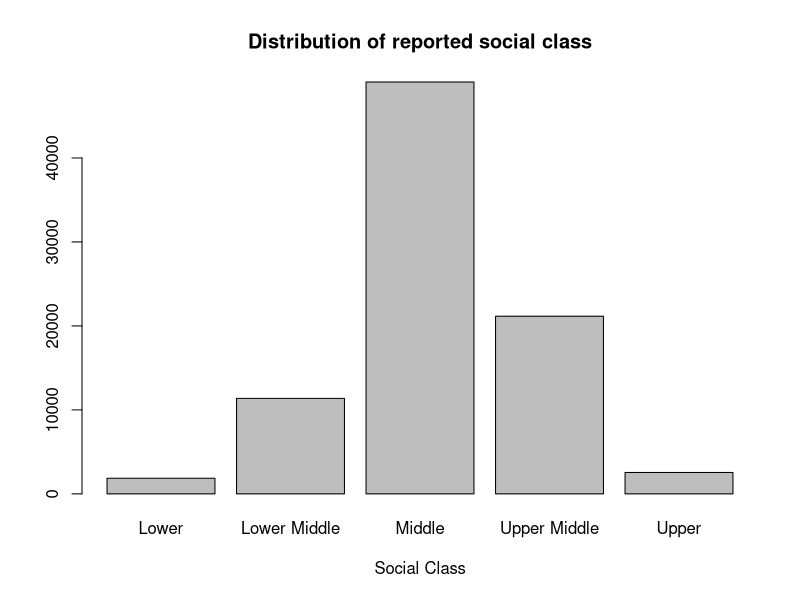
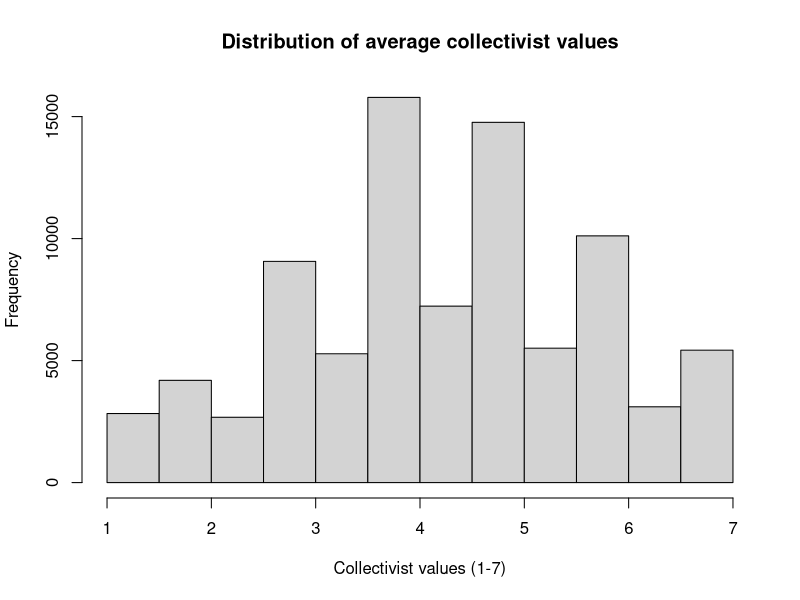
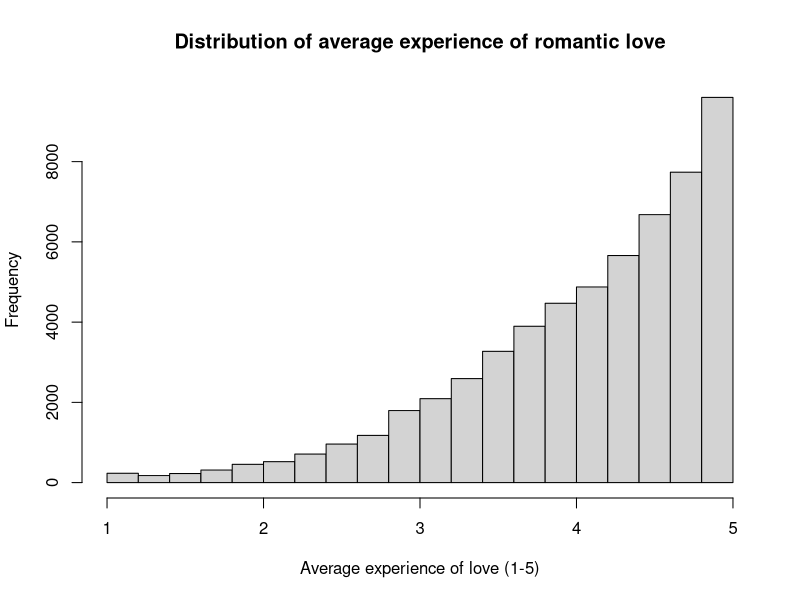
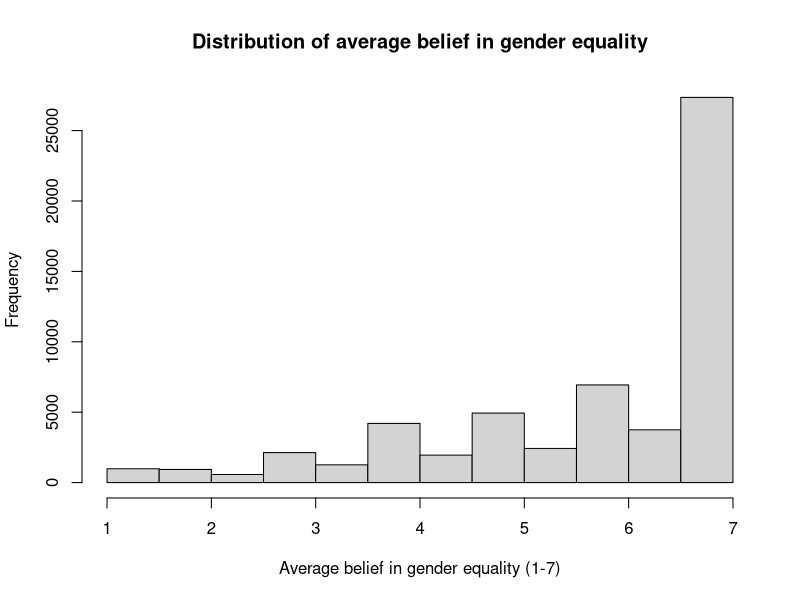

Write R code to recreate these figures, in order. (Note: this script raises an error after producing the figures.)
## ---- chunk 1
# Open the project's .Rproj file before running chunks.
# Install psych once in the Console if needed: install.packages("psych")

library(psych)

h1_data <- read.csv("data/processed_data/LR_h1_data.csv")

h2_data <- read.csv("data/processed_data/LR_h2_data.csv")

## ---- chunk 2
# A histogram groups numerical values into intervals (bins).
# Bar height shows how many observations fall in each interval.
# Start by looking at the distribution before calculating summary statistics.
# Add readable labels to the same histogram.

h1_data$cot_class <- factor(h1_data$cot_class,
       levels  = c("Lower", "Lower Middle", "Middle", "Upper Middle","Upper"))

barplot(table(h1_data$cot_class),
     main = "Distribution of reported social class",
     xlab = "Social Class")


#histograms
hist(h1_data$collect_avg,
     main = "Distribution of average collectivist values",
     xlab = "Collectivist values (1-7)")
#pretty well distributed, normal

hist(h2_data$love_avg,
     main = "Distribution of average experience of romantic love",
     xlab = "Average experience of love (1-5)")
#not very normal, most data is higher, left skew

hist(h2_data$gen_eq_avg,
     main = "Distribution of average belief in gender equality",
     xlab = "Average belief in gender equality (1-7)")
#very skewed, most data is higher, left skew

## ---- chunk 3
# Mean: add the scores and divide by the number of observed responses.
mean(h1_data$collect_avg, na.rm = TRUE) #4.3076
mean(h2_data$love_avg, na.rm = TRUE) #4.0747
mean(h2_data$gen_eq_avg, na.rm = TRUE) #5.7567

# Median: the middle score after sorting the responses.
median(h1_data$collect_avg, na.rm = TRUE) #4.333
median(h2_data$love_avg, na.rm = TRUE) #4.266
median(h2_data$gen_eq_avg, na.rm = TRUE) #6.333

# Table: count how many people are in each category.
table(h1_data$cot_class, useNA = "ifany")

# Range: return the minimum and maximum, rather than their difference.
range(h1_data$collect_avg, na.rm = TRUE) # 1-7
range(h2_data$love_avg, na.rm = TRUE) # 1-5
range(h2_data$gen_eq_avg, na.rm = TRUE) # 1-7

# IQR: the 75th percentile minus the 25th percentile.
IQR(h1_data$collect_avg, na.rm = TRUE) # 2
IQR(h2_data$love_avg, na.rm = TRUE) # 1.333
IQR(h2_data$gen_eq_avg, na.rm = TRUE) # 2
## ---- chunk 4
# scale() uses z = (original score - mean) / standard deviation by default.
# Keep the original commitment scores and store the standardized values separately.
# scale() returns a matrix; as.numeric() makes a simple numeric column.
h1_data$collect_avg_z <- scale(h1_data$collect_avg)

h2_data$love_avg_z <- scale(h2_data$love_avg)
h2_data$gen_avg_z <- scale(h2_data$gen_eq_avg)
# Standardized scores have mean approximately 0 and standard deviation 1.
#should be able to check!
mean(h2_data$gen_avg_z, na.rm = TRUE) #basically zero

sd(h2_data$gen_avg_z, na.rm = TRUE) #1
## ---- chunk 5
# Covariance describes whether two variables tend to move together.
# Positive: higher values tend to occur together. Negative: higher values tend to accompany lower values.
# Its size depends on the units and is not restricted to -1 through 1.
cov(h2_data$gen_eq_avg, h2_data$love_avg, use = "complete.obs") #0.020059, not strong

# Pearson correlation expresses a linear association on a -1 to 1 scale.
cor(h2_data$gen_eq_avg, h2_data$love_avg, use = "complete.obs") #0.016547, also not strong

# Select numerical variables only; do not include participant IDs or category codes.
corData_h2 <- h2_data[,c("gen_eq_avg", "love_avg")]
cor(corData_h2, use = "complete.obs")
#prints out nice little correlation matrix

# A correlation matrix gives the correlation for each pair of columns.
# The diagonal is 1 because each variable is correlated with itself.
## ---- chunk 6
# summary() reports minimum, quartiles, median, mean, maximum, and missing counts when present.
summary(corData_h2)

library(psych)

# psych::describe() reports n, mean, SD, median, minimum, maximum, range width (max minus min), skewness, kurtosis, and other summaries.
# However it does not report every statistic above: compute IQR, cov(), and cor() separately.
describe(corData_h2)

write.csv(h1_data,"data/processed_data/LR_h1_data.csv",row.names=F)
write.csv(h2_data,"data/processed_data/LR_h2_data.csv",row.names=F)
